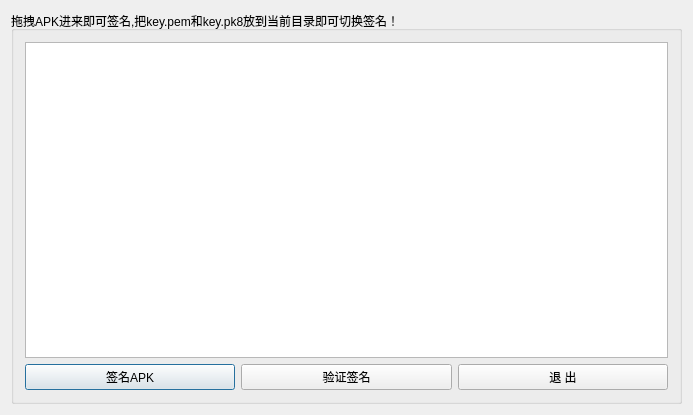
<?xml version="1.0" encoding="UTF-8"?>
<ui version="4.0">
 <class>Dialog</class>
 <widget class="QDialog" name="Dialog">
  <property name="windowModality">
   <enum>Qt::WindowModal</enum>
  </property>
  <property name="geometry">
   <rect>
    <x>0</x>
    <y>0</y>
    <width>693</width>
    <height>415</height>
   </rect>
  </property>
  <property name="windowTitle">
   <string>Dialog</string>
  </property>
  <property name="statusTip">
   <string>tip</string>
  </property>
  <property name="modal">
   <bool>true</bool>
  </property>
  <layout class="QGridLayout" name="gridLayout_2">
   <item row="0" column="0">
    <layout class="QGridLayout" name="gridLayout">
     <item row="0" column="0">
      <widget class="QGroupBox" name="groupBox">
       <property name="sizePolicy">
        <sizepolicy hsizetype="Expanding" vsizetype="Expanding">
         <horstretch>0</horstretch>
         <verstretch>0</verstretch>
        </sizepolicy>
       </property>
       <property name="title">
        <string>拖拽APK进来即可签名,把key.pem和key.pk8放到当前目录即可切换签名！</string>
       </property>
       <layout class="QVBoxLayout" name="verticalLayout">
        <item>
         <widget class="QTextEdit" name="textEdit"/>
        </item>
        <item>
         <layout class="QHBoxLayout" name="horizontalLayout">
          <item>
           <widget class="QPushButton" name="pushButton_signapk">
            <property name="cursor">
             <cursorShape>PointingHandCursor</cursorShape>
            </property>
            <property name="text">
             <string>签名APK</string>
            </property>
           </widget>
          </item>
          <item>
           <widget class="QPushButton" name="pushButton_verify_signature">
            <property name="cursor">
             <cursorShape>PointingHandCursor</cursorShape>
            </property>
            <property name="text">
             <string>验证签名</string>
            </property>
           </widget>
          </item>
          <item>
           <widget class="QPushButton" name="pushButton_exit">
            <property name="cursor">
             <cursorShape>PointingHandCursor</cursorShape>
            </property>
            <property name="text">
             <string>退 出</string>
            </property>
           </widget>
          </item>
         </layout>
        </item>
       </layout>
      </widget>
     </item>
    </layout>
   </item>
  </layout>
 </widget>
 <layoutdefault spacing="6" margin="11"/>
 <resources/>
 <connections>
  <connection>
   <sender>pushButton_exit</sender>
   <signal>clicked()</signal>
   <receiver>Dialog</receiver>
   <slot>close()</slot>
   <hints>
    <hint type="sourcelabel">
     <x>587</x>
     <y>279</y>
    </hint>
    <hint type="destinationlabel">
     <x>355</x>
     <y>208</y>
    </hint>
   </hints>
  </connection>
 </connections>
</ui>
